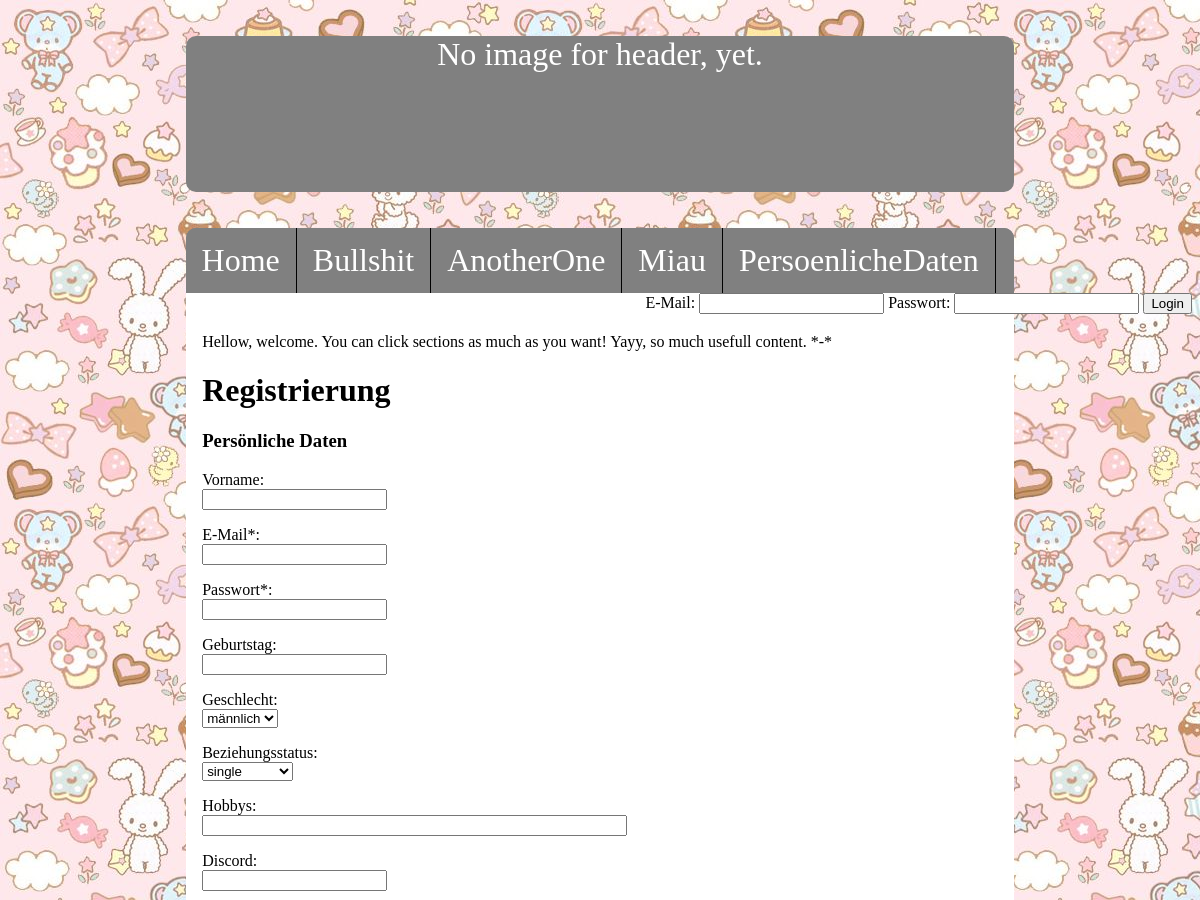
The app's page /index.php (signed in, upper part), older data.
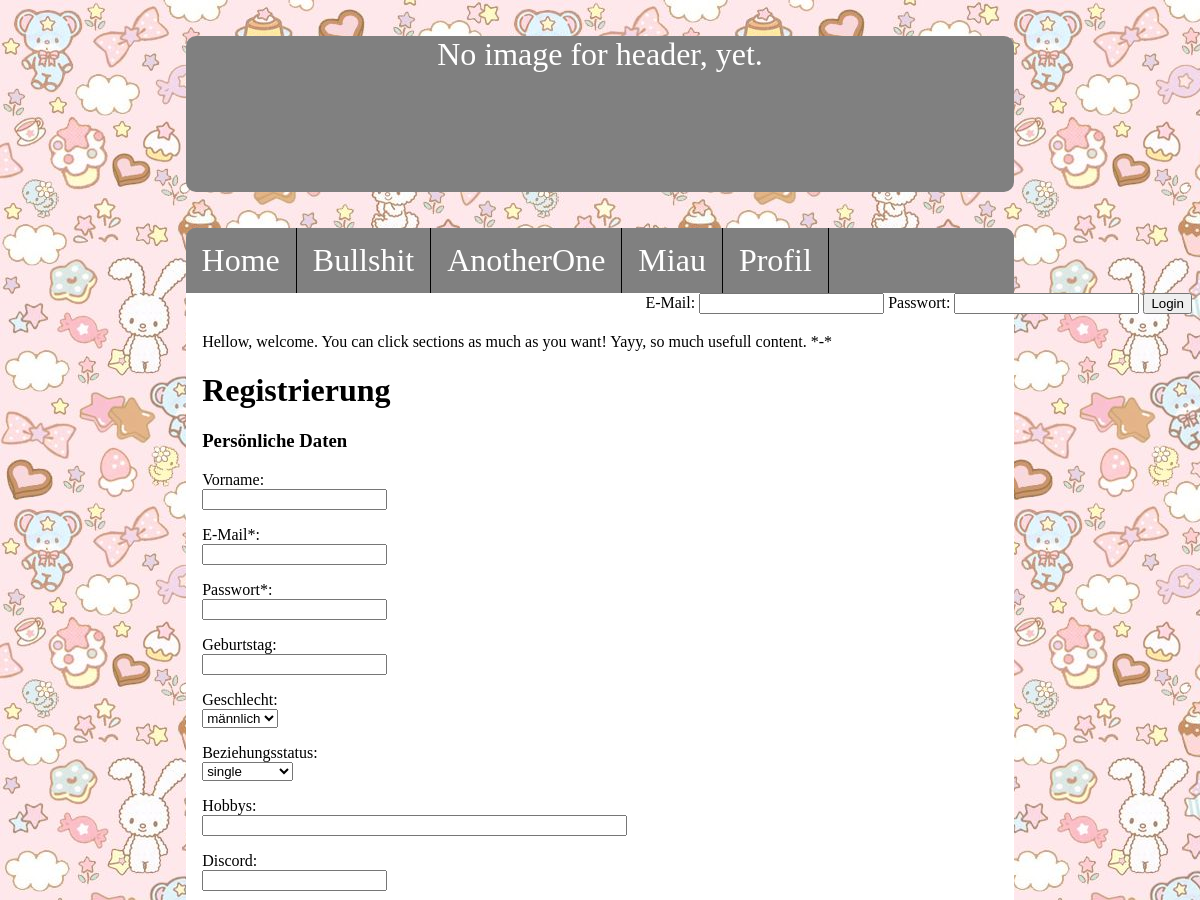
The same page, newer data.
### tables this page shows
CREATE TABLE `navigation` (
  `ID` int(11) NOT NULL,
  `Bezeichnung` varchar(50) DEFAULT NULL,
  `Status` tinyint(1) DEFAULT NULL COMMENT 'TRUE = eingeloggt = 1,\r\nFALSE = nichtEin. = 0'
);

### Navigation.php (called while the page is built, shortened)
<?php
    class Navigation{
        function getNavigation($status){
            $sql = "SELECT Bezeichnung FROM navigation WHERE Status=" . $status;
            return $sql;
        }
    }
?>

### index.php (the view, shortened to what this page needs)
<?php
require_once("Navigation.php");
?>
<html>
<head>
	<link rel="stylesheet" href="main.css">
	<link rel="stylesheet" href="ClientSideValidation.css">
</head>
<body>
	<div id="website">
		<div id="header">
			No image for header, yet.
		</div>
		<div id="navigation">
			<ul>
                <?php
                    $databaseConnection = new DatabaseConnection();
                    $navigation = $databaseConnection->getConnectionToDatabase();
                    $sql = new Navigation($navigation);
                    if((isset($_SESSION['login'])) && (!empty(session_id()))){
                        foreach ($navigation->query($sql->getNavigation(0)) as $row) {
                            ?>
                            <li><a id= <?php echo $row["Bezeichnung"] ?> ".php"> <?php echo $row["Bezeichnung"] ?> </a></li>
                            <?php
                        }
                        foreach ($navigation->query($sql->getNavigation(1)) as $row) {
                            ?>
                            <li><a id= <?php echo $row["Bezeichnung"] ?> ".php"> <?php echo $row["Bezeichnung"] ?> </a></li>
                            <?php
                        }
                    }else{
                        foreach ($navigation->query($sql->getNavigation(0)) as $row) {
                            ?>
                            <li><a id= <?php echo $row["Bezeichnung"] ?> ".php"> <?php echo $row["Bezeichnung"] ?> </a></li>
                            <?php
                        }
                    }
                ?>
			</ul>
		</div>
		<div id="login">
			<form id="login_formular" action="Main.php" method="POST">
				E-Mail:
				<input type="email" id="email_forLogin" name="email_forLogin">
				Passwort:
				<input type="password" id="password_forLogin" name="password_forLogin">
				<input type="submit" id="submit_login" name="submit_login" value="Login">
			</form>
		</div>
		<div id="content">
			<p id="contentText">Hellow, welcome. You can click sections as much as you want!
			Yayy, so much usefull content. *-*</p>
			<div id="registration">
				<form id="registration_formular" action="Main.php" method="POST" enctype="multipart/form-data">
				<h1><b>Registrierung</b></h1>
				<h3>Persönliche Daten</h3>
				<p>Vorname:<br>
				<input type="text" id="persoenlicheDaten_vorname" name="persoenlicheDaten_vorname"></p>
				<p>E-Mail*:<br>
				<input type="email" id="persoenlicheDaten_email" name="persoenlicheDaten_email"></p>
				<p>Passwort*:<br>
				<input type="password" id="persoenlicheDaten_passwort" name="persoenlicheDaten_passwort"></p>
				<p>Geburtstag:<br>
				<input type="text" id="persoenlicheDaten_geburtstag" name="persoenlicheDaten_geburtstag"></p>
				<p>Geschlecht:<br>
				<select id="persoenlicheDaten_geschlecht" name="persoenlicheDaten_geschlecht">
					<option value="1">männlich</option>
				</select></p>
				<p>Beziehungsstatus:<br>
				<select id="persoenlicheDaten_beziehungsstatus" name="persoenlicheDaten_beziehungsstatus">
					<option value="1">single</option>
				</select></p>
				<p>Hobbys:<br>
				<input type="text" id="persoenlicheDaten_hobbys" name="persoenlicheDaten_hobbys" size="50"></p>
				<p>Discord:<br>
				<input type="text" id="1" name="persoenlicheDaten_discord"></p>
			</form>
			</div>
		</div>
	</div>
</body>
</html>

### main.css (style rules this page uses)
body { background-image: url("Images/background.jpg"); }
#website, #header, #navigation, #content, #footer { width: 70%; margin-left: auto; margin-right: auto; }
#website { width: auto; height: auto; margin-top: 3%; margin-bottom: 3%; }
#header { height: 20%; margin-bottom: 3%; background-color: grey; border-radius: 10px; font-size: 32px; color: white; text-align: center; }
#navigation { height: auto; background-color: grey; border-top-left-radius: 10px; border-top-right-radius: 10px; }
#content { height: auto; background-color: white; padding-top: 2%; padding-bottom: 2%; }
#registration { padding-left: 2%; padding-right: 2%; }
#login { float: right; }
#contentText { padding-left: 2%; padding-right: 2%; }
ul { list-style-type: none; margin: 0; padding: 0; overflow: hidden; background-color: grey; border-top-left-radius: 10px; border-top-right-radius: 10px; }
li { float: left; border-right:1px solid black; }
li a { display: block; color: white; text-align: center; padding: 14px 16px; text-decoration: none; font-size: 32px; }

Row changes from the older to the newer data that the page shows:
changed navigation: Bezeichnung "PersoenlicheDaten" → "Profil"
